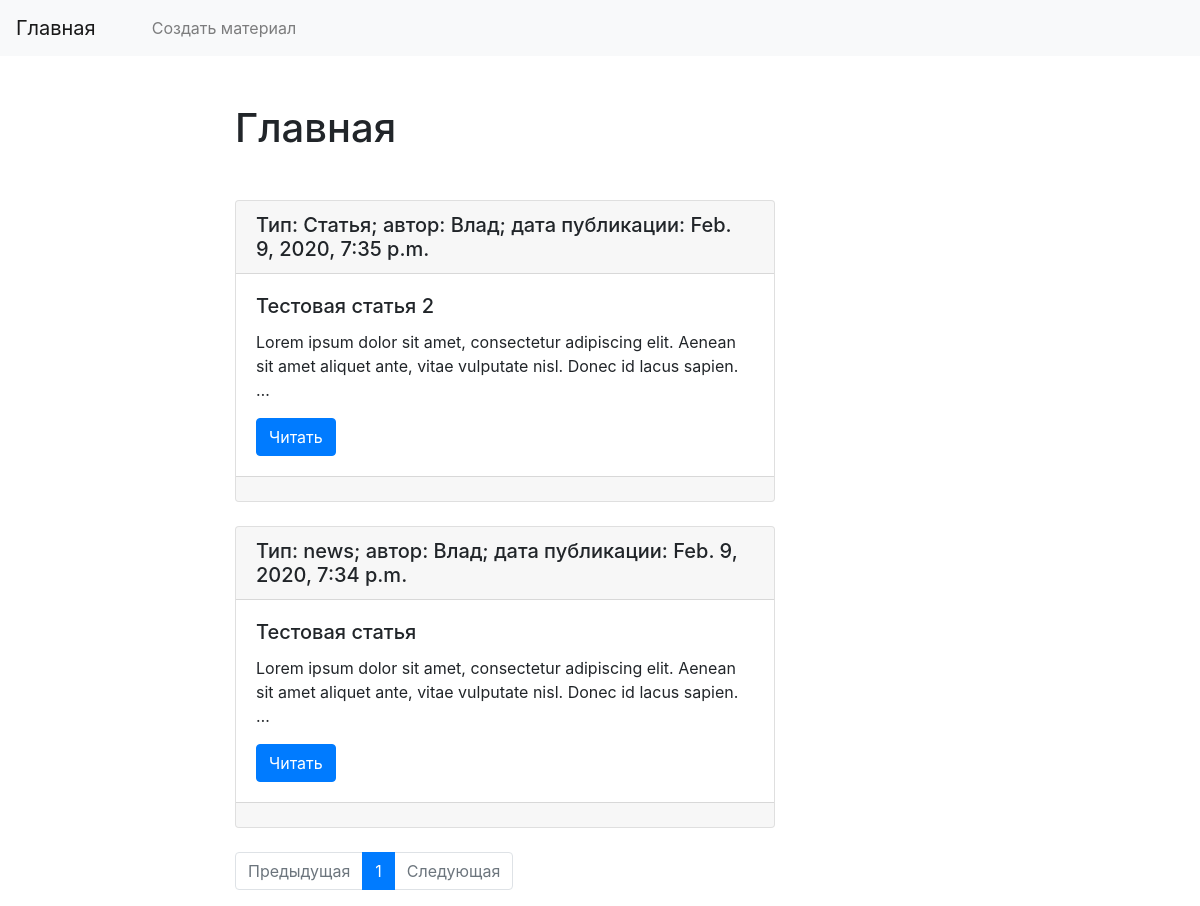
Page /kanobu/ on the earlier database version.
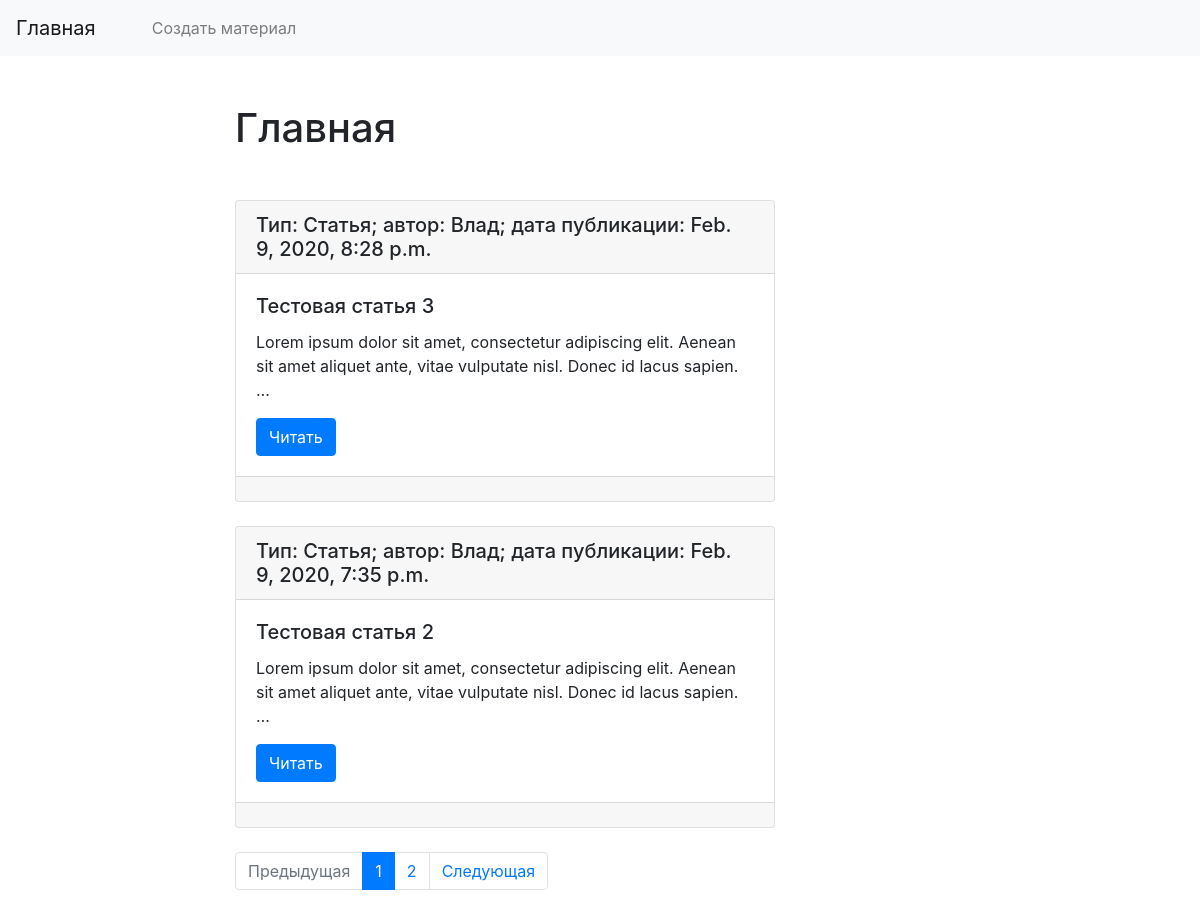
Same page on the later database version.
### materials/models.py (models this page shows)
class Material(models.Model):
    TYPES = [("Новость", "Новость"), ("Статья", "Статья")]
    title = models.CharField(max_length=150, db_index=True, verbose_name="Заголовок")
    material_type = models.CharField(
        max_length=7, choices=TYPES, verbose_name="Тип материала"
    )
    body = models.TextField(blank=True, db_index=True, verbose_name="Текст новости")
    date_create = models.DateTimeField(auto_now_add=True, verbose_name="Дата создания")
    date_pub = models.DateTimeField(auto_now=True, verbose_name="Дата публикации")
    author = models.CharField(max_length=20, db_index=True, verbose_name="Автор")
    votes = GenericRelation(LikeDislike, related_query_name="материалы")
    def get_absolute_url(self):
        return reverse("material_detail_url", kwargs={"pk": self.pk})
    class Meta:
        ordering = ["-date_pub"]

### materials/views.py (the view)
# urls.py: path("", materials_list, name="materials_list_url"),
def materials_list(request):
    materials = Material.objects.all()
    paginator = Paginator(materials, 2)
    page_number = request.GET.get("page", 1)
    page = paginator.get_page(page_number)
    is_paginated = page.has_other_pages()
    if page.has_previous():
        prev_url = "?page={}".format(page.previous_page_number())
    else:
        prev_url = ""
    if page.has_next():
        next_url = "?page={}".format(page.next_page_number())
    else:
        next_url = ""
    name = "Главная"
    context = {
        "page_object": page,
        "is_paginated": is_paginated,
        "prev_url": prev_url,
        "next_url": next_url,
        "name": name,
    }
    return render(request, "materials/materials_list.html", context=context,)

### materials/templates/materials/materials_list.html (shortened to what this page needs)
{% extends 'materials/base.html' %}
{% block content %}
<h1 class="mb-5">{{ name }}</h1>
    {% for material in page_object.object_list %}
        <div class="card mb-4">
          <h5 class="card-header">Тип: {{ material.material_type }}; автор: {{ material.author }}; дата публикации: {{ material.date_pub }}</h5>
          <div class="card-body">
            <h5 class="card-title">{{ material.title }}</h5>
            <p class="card-text">{{ material.body|truncatewords:20 }}</p>
            <a href="{{ material.get_absolute_url }}" class="btn btn-primary">Читать</a>
          </div>
          <div class="card-footer text-muted">
          </div>
        </div>
    {% endfor %}
{% endblock %}

Differences in the rows shown:
no longer on this page (row unchanged): Material: material_type "news", author "Влад", date_pub "Feb. 9, 2020, 7:34 p.m.", title "Тестовая статья", body "Lorem ipsum dolor sit amet, consectetur adipiscing elit. Aenean sit amet aliquet ante, vitae vulputate nisl. Donec id lacus sapien. …"
added Material: material_type "Статья", author "Влад", date_pub "Feb. 9, 2020, 8:28 p.m.", title "Тестовая статья 3", body "Lorem ipsum dolor sit amet, consectetur adipiscing elit. Aenean sit amet aliquet ante, vitae vulputate nisl. Donec id lacus sapien. …"
Other differences:
new list line: "2"
